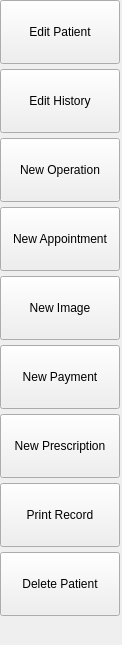
                  <widget class="QWidget" name="scrollAreaWidgetContents_3">
                   <property name="geometry">
                    <rect>
                     <x>0</x>
                     <y>0</y>
                     <width>122</width>
                     <height>645</height>
                    </rect>
                   </property>
                   <property name="sizePolicy">
                    <sizepolicy hsizetype="Preferred" vsizetype="Preferred">
                     <horstretch>0</horstretch>
                     <verstretch>0</verstretch>
                    </sizepolicy>
                   </property>
                   <property name="minimumSize">
                    <size>
                     <width>0</width>
                     <height>0</height>
                    </size>
                   </property>
                   <property name="styleSheet">
                    <string notr="true">#scrollAreaWidgetContents_3 {
	background:#ffffff;
}</string>
                   </property>
                   <layout class="QVBoxLayout" name="verticalLayout_8">
                    <property name="leftMargin">
                     <number>0</number>
                    </property>
                    <property name="topMargin">
                     <number>0</number>
                    </property>
                    <property name="rightMargin">
                     <number>0</number>
                    </property>
                    <property name="bottomMargin">
                     <number>0</number>
                    </property>
                    <item>
                     <layout class="QVBoxLayout" name="verticalLayout_7">
                      <property name="spacing">
                       <number>5</number>
                      </property>
                      <item>
                       <widget class="QToolButton" name="toolButton_3">
                        <property name="minimumSize">
                         <size>
                          <width>120</width>
                          <height>64</height>
                         </size>
                        </property>
                        <property name="text">
                         <string>Edit Patient</string>
                        </property>
                        <property name="icon">
                         <iconset resource="resources.qrc">
                          <normaloff>:/icons/Edit 32x32</normaloff>:/icons/Edit 32x32</iconset>
                        </property>
                        <property name="iconSize">
                         <size>
                          <width>32</width>
                          <height>32</height>
                         </size>
                        </property>
                        <property name="toolButtonStyle">
                         <enum>Qt::ToolButtonTextUnderIcon</enum>
                        </property>
                       </widget>
                      </item>
                      <item>
                       <widget class="QToolButton" name="toolButton_9">
                        <property name="minimumSize">
                         <size>
                          <width>120</width>
                          <height>64</height>
                         </size>
                        </property>
                        <property name="text">
                         <string>Edit History</string>
                        </property>
                        <property name="icon">
                         <iconset resource="resources.qrc">
                          <normaloff>:/icons/History 32x32</normaloff>:/icons/History 32x32</iconset>
                        </property>
                        <property name="iconSize">
                         <size>
                          <width>32</width>
                          <height>32</height>
                         </size>
                        </property>
                        <property name="toolButtonStyle">
                         <enum>Qt::ToolButtonTextUnderIcon</enum>
                        </property>
                       </widget>
                      </item>
                      <item>
                       <widget class="QToolButton" name="toolButton">
                        <property name="minimumSize">
                         <size>
                          <width>120</width>
                          <height>64</height>
                         </size>
                        </property>
                        <property name="text">
                         <string>New Operation</string>
                        </property>
                        <property name="icon">
                         <iconset resource="resources.qrc">
                          <normaloff>:/icons/New 32x32</normaloff>:/icons/New 32x32</iconset>
                        </property>
                        <property name="iconSize">
                         <size>
                          <width>32</width>
                          <height>32</height>
                         </size>
                        </property>
                        <property name="toolButtonStyle">
                         <enum>Qt::ToolButtonTextUnderIcon</enum>
                        </property>
                       </widget>
                      </item>
                      <item>
                       <widget class="QToolButton" name="toolButton_2">
                        <property name="minimumSize">
                         <size>
                          <width>120</width>
                          <height>64</height>
                         </size>
                        </property>
                        <property name="text">
                         <string>New Appointment</string>
                        </property>
                        <property name="icon">
                         <iconset resource="resources.qrc">
                          <normaloff>:/icons/Calendar 32x32</normaloff>:/icons/Calendar 32x32</iconset>
                        </property>
                        <property name="iconSize">
                         <size>
                          <width>32</width>
                          <height>32</height>
                         </size>
                        </property>
                        <property name="toolButtonStyle">
                         <enum>Qt::ToolButtonTextUnderIcon</enum>
                        </property>
                       </widget>
                      </item>
                      <item>
                       <widget class="QToolButton" name="toolButton_5">
                        <property name="minimumSize">
                         <size>
                          <width>120</width>
                          <height>64</height>
                         </size>
                        </property>
                        <property name="text">
                         <string>New Image</string>
                        </property>
                        <property name="icon">
                         <iconset resource="resources.qrc">
                          <normaloff>:/icons/Image 32x32</normaloff>:/icons/Image 32x32</iconset>
                        </property>
                        <property name="iconSize">
                         <size>
                          <width>32</width>
                          <height>32</height>
                         </size>
                        </property>
                        <property name="toolButtonStyle">
                         <enum>Qt::ToolButtonTextUnderIcon</enum>
                        </property>
                       </widget>
                      </item>
                      <item>
                       <widget class="QToolButton" name="toolButton_6">
                        <property name="minimumSize">
                         <size>
                          <width>120</width>
                          <height>64</height>
                         </size>
                        </property>
                        <property name="text">
                         <string>New Payment</string>
                        </property>
                        <property name="icon">
                         <iconset resource="resources.qrc">
                          <normaloff>:/icons/Payment 32x32</normaloff>:/icons/Payment 32x32</iconset>
                        </property>
                        <property name="iconSize">
                         <size>
                          <width>32</width>
                          <height>32</height>
                         </size>
                        </property>
                        <property name="toolButtonStyle">
                         <enum>Qt::ToolButtonTextUnderIcon</enum>
                        </property>
                       </widget>
                      </item>
                      <item>
                       <widget class="QToolButton" name="toolButton_8">
                        <property name="minimumSize">
                         <size>
                          <width>120</width>
                          <height>64</height>
                         </size>
                        </property>
                        <property name="text">
                         <string>New Prescription</string>
                        </property>
                        <property name="icon">
                         <iconset resource="resources.qrc">
                          <normaloff>:/icons/Prescription 32x32</normaloff>:/icons/Prescription 32x32</iconset>
                        </property>
                        <property name="iconSize">
                         <size>
                          <width>32</width>
                          <height>32</height>
                         </size>
                        </property>
                        <property name="toolButtonStyle">
                         <enum>Qt::ToolButtonTextUnderIcon</enum>
                        </property>
                       </widget>
                      </item>
                      <item>
                       <widget class="QToolButton" name="toolButton_7">
                        <property name="minimumSize">
                         <size>
                          <width>120</width>
                          <height>64</height>
                         </size>
                        </property>
                        <property name="text">
                         <string>Print Record</string>
                        </property>
                        <property name="icon">
                         <iconset resource="resources.qrc">
                          <normaloff>:/icons/Print 32x32</normaloff>:/icons/Print 32x32</iconset>
                        </property>
                        <property name="iconSize">
                         <size>
                          <width>32</width>
                          <height>32</height>
                         </size>
                        </property>
                        <property name="toolButtonStyle">
                         <enum>Qt::ToolButtonTextUnderIcon</enum>
                        </property>
                       </widget>
                      </item>
                      <item>
                       <widget class="QToolButton" name="toolButton_4">
                        <property name="minimumSize">
                         <size>
                          <width>120</width>
                          <height>64</height>
                         </size>
                        </property>
                        <property name="text">
                         <string>Delete Patient</string>
                        </property>
                        <property name="icon">
                         <iconset resource="resources.qrc">
                          <normaloff>:/icons/Delete 32x32</normaloff>:/icons/Delete 32x32</iconset>
                        </property>
                        <property name="iconSize">
                         <size>
                          <width>32</width>
                          <height>32</height>
                         </size>
                        </property>
                        <property name="toolButtonStyle">
                         <enum>Qt::ToolButtonTextUnderIcon</enum>
                        </property>
                       </widget>
                      </item>
                      <item>
                       <spacer name="verticalSpacer">
                        <property name="orientation">
                         <enum>Qt::Vertical</enum>
                        </property>
                        <property name="sizeHint" stdset="0">
                         <size>
                          <width>20</width>
                          <height>40</height>
                         </size>
                        </property>
                       </spacer>
                      </item>
                     </layout>
                    </item>
                   </layout>
                  </widget>
